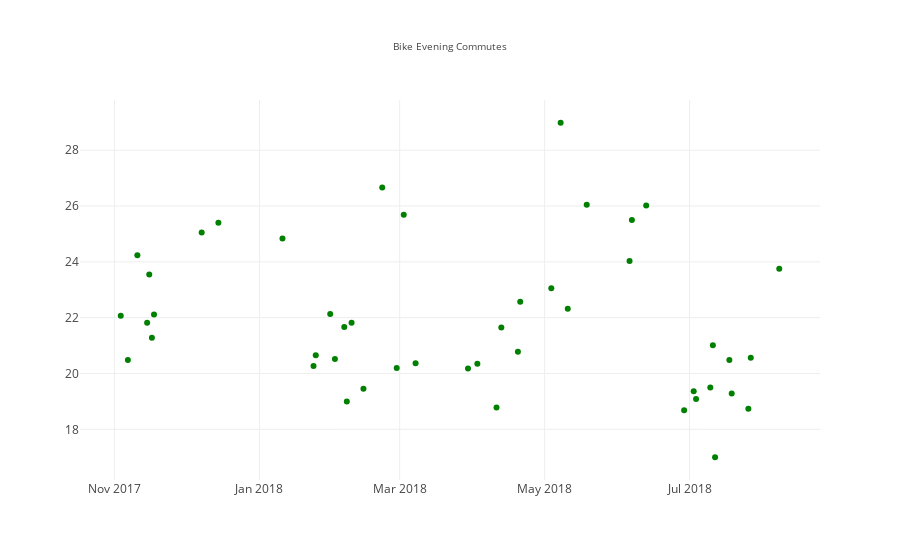

Source (notebook cell):
### Code cell
# Index printing issues: https://stackoverflow.com/questions/32801806/pandas-concat-ignore-index-doesnt-work
to_plot = prepare_for_plotting(evening_commutes)
#plt.scatter(to_plot['start_date_local'].dt.to_pydatetime(), to_plot['moving_time'])
#to_plot['index_str'] = 'Index: ' + pd.Series(to_plot.index).apply(str)
data = [
    go.Scatter(
        x = to_plot.start_date_local.dt.to_pydatetime(),
        y = to_plot.elapsed_time,
        hoverinfo = 'text',
        marker = dict(
            color = 'green'
        ),
        showlegend = False,
        mode = 'markers',
        text = to_plot.index
    )
]

layout = go.Layout(
    title = "Bike Evening Commutes",
    titlefont = dict(
        size = 10
    ),
    xaxis = dict(
        zeroline = True
    ),
    yaxis = dict(
    )
)



fig = {
    'data': [
        {
            'x': to_plot.start_date_local.dt.to_pydatetime(),
            'y': to_plot.elapsed_time,
            'mode': 'markers',
            'name': 'Biking',
            'text': to_plot.index
        }
    ]
}

fig2 = go.Figure(data=data, layout=layout)
# Plot and embed in ipython notebook!
iplot(fig2, filename='basic-scatter')

# or plot with: plot_url = py.plot(data, filename='basic-line')

### Figure 1 — Plotly figure (JSON) as saved in the notebook; plotly's stock layout.template omitted (floating-point values rounded to 4 significant figures)
{"data": [{"hoverinfo": "text", "marker": {"color": "green"}, "mode": "markers", "showlegend": false, "text": ["0", "3", "5", "10", "12", "16", "18", "20", "24", "26", "29", "31", "33", "35", "37", "39", "41", "45", "50", "52", "55", "57", "61", "63", "65", "67", "69", "72", "74", "76", "78", "80", "82", "84", "86", "88", "90", "92", "96", "98", "100", "102", "104", "106", "108", "112"], "type": "scatter", "uid": "9fe49076-9cdd-11e8-939f-a402b98487ac", "x": ["2018-08-07 17:10:51", "2018-07-26 17:29:28", "2018-07-25 17:09:58", "2018-07-18 17:03:22", "2018-07-17 17:24:16", "2018-07-11 17:08:20", "2018-07-10 18:35:27", "2018-07-09 16:57:49", "2018-07-03 17:11:50", "2018-07-02 17:15:46", "2018-06-28 16:45:40", "2018-06-12 17:20:40", "2018-06-06 17:02:29", "2018-06-05 17:14:06", "2018-05-18 16:50:05", "2018-05-10 17:22:38", "2018-05-07 17:28:18", "2018-05-03 19:09:04", "2018-04-20 17:14:25", "2018-04-19 17:57:57", "2018-04-12 18:17:16", "2018-04-10 17:58:23", "2018-04-02 16:22:55", "2018-03-29 17:55:38", "2018-03-07 16:36:50", "2018-03-02 17:03:17", "2018-02-27 17:52:57", "2018-02-21 15:46:01", "2018-02-13 18:13:43", "2018-02-08 18:11:23", "2018-02-06 18:10:07", "2018-02-05 16:23:38", "2018-02-01 18:04:48", "2018-01-30 18:15:03", "2018-01-24 16:25:53", "2018-01-23 17:59:14", "2018-01-10 16:20:48", "2017-12-14 17:01:41", "2017-12-07 16:32:23", "2017-11-17 14:51:44", "2017-11-16 17:34:40", "2017-11-15 14:56:15", "2017-11-14 17:44:21", "2017-11-10 14:55:38", "2017-11-06 14:52:42", "2017-11-03 15:05:53"], "y": [23.75, 20.57, 18.73, 19.28, 20.48, 17, 21.02, 19.5, 19.08, 19.37, 18.68, 26.02, 25.5, 24.03, 26.05, 22.32, 28.98, 23.05, 22.57, 20.78, 21.65, 18.78, 20.35, 20.18, 20.37, 25.68, 20.2, 26.67, 19.45, 21.82, 19, 21.67, 20.52, 22.13, 20.65, 20.27, 24.83, 25.4, 25.05, 22.12, 21.28, 23.55, 21.82, 24.23, 20.48, 22.07]}], "layout": {"title": "Bike Evening Commutes", "titlefont": {"size": 10}, "xaxis": {"zeroline": true}, "yaxis": {"hoverformat": ".55f"}}}
